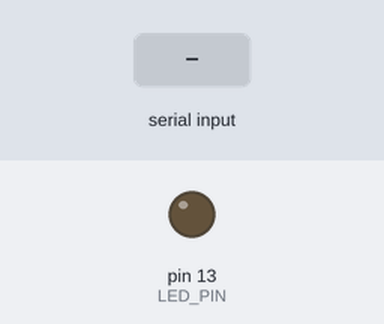
Bench run of a sketch on a simulated Arduino Uno, built with avr-gcc and run on an emulated ATmega328P. On the bench: output pins drawn as LEDs (lit = HIGH). Inputs (shaded band) come from the test bench.

Above: at 1.2 s.
1.3 s: "1" received over Serial
At 1.6 s:
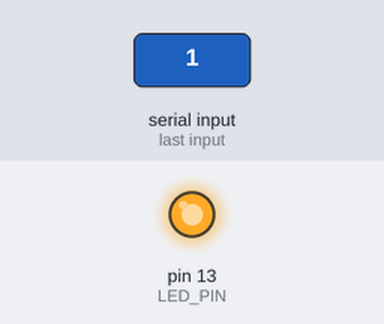
2.8 s: "0" received over Serial
At 4.0 s:
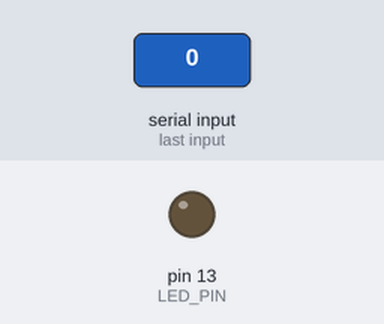
Timing chart, 0 to 5.8 s (numbered marks = the images above; inputs shaded):
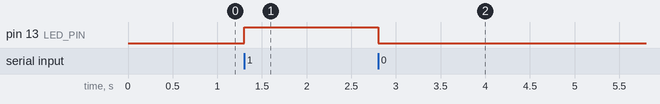

Measured:
- after the input at 1.3 s, pin 13 (LED_PIN): LOW → HIGH at once
- after the input at 2.8 s, pin 13 (LED_PIN): HIGH → LOW at once

The sketch:

lo_serial.ino
```cpp
#define BAUDRATE 19200
#define LED_PIN 13
void setup(){
  Serial.begin(BAUDRATE);
  pinMode(LED_PIN, OUTPUT);
}

void loop(){
  int d;
  while(Serial.available()){
    d = Serial.read();
    if(d == '0'){
      digitalWrite(LED_PIN, LOW);
    }
    else if(d == '1'){
      digitalWrite(LED_PIN, HIGH);
    }
  }
}
```
